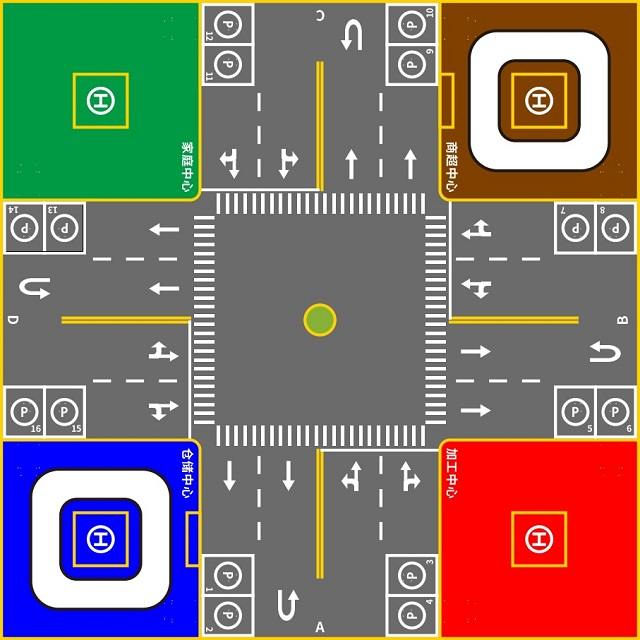
#> input picture aicar/script/map/map.jpg, 640 x 640 px
$ python map_path.py   (Python 2 division)
#> lines starting #> are read from the running program, lines starting #| are printed output that depends on the picture; after the words box and inside, x2 and y2 are one past the last pixel; in counts of white or black regions, pixels touching at a corner belong together
### aicar/script/map/map.py
#!/usr/bin/python
# -*- coding: utf-8 -*-
##############################################################################################
# 文件：map.py
# 作者：Zonesion Xuzhy 20220412
# 说明：制作电子地图，实现图像坐标系与电子地图坐标系转换
# 修改：
# 注释：
##############################################################################################
import cv2 as cv
from copy import deepcopy
import os
import math

dir = os.path.split(os.path.realpath(__file__))[0]

# 定义电子地图尺寸和相关坐标系
'''
    电子地图坐标系

                ^  X
                |
                |
         <------ORIGIN
          Y
'''
MAP_IMAGE   = "map.jpg"                                         # 地图图片文件
MAP_WIDTH   = 6.4                                               # 地图宽度
MAP_HEIGHT  = 6.4                                               # 地图高度

MAP_ROAD_WIDTH = 0.6                                            # 地图道路宽度
MAP_HALF_WIDTH  = MAP_WIDTH/2                                   # 地图一半的宽度
MAP_HALF_HEIGHT = MAP_HEIGHT/2                                  # 地图一半的高度

# 图像坐标系
image = cv.imread(dir+"/"+MAP_IMAGE, cv.IMREAD_COLOR)
#> image is the input picture: shape (640, 640, 3); mean B, G, R 108.3, 114.9, 129.2
IMAGE_WIDTH = image.shape[1]                                    # 图片宽度
#> IMAGE_WIDTH = 640
IMAGE_HEIGHT =  image.shape[0]                                  # 图片高度
#> IMAGE_HEIGHT = 640
ORIGIN = (IMAGE_HEIGHT/2, IMAGE_WIDTH/2)                        # 地图原点在图片中的位置
#> ORIGIN = (320, 320)

# 获取图片的拷贝
def getImage():
    return deepcopy(image)

# 电子地图坐标系转换为图像坐标系
def mapp2img(p):
    img_x = int(ORIGIN[1] - p.y * IMAGE_WIDTH/MAP_WIDTH)
    img_y = int(ORIGIN[0] - p.x * IMAGE_HEIGHT/MAP_HEIGHT)
    if img_x < 0:
        img_x = 0
    if img_x >= IMAGE_WIDTH:
        img_x = IMAGE_WIDTH-1
    if img_y < 0:
        img_y = 0
    if img_y >= IMAGE_HEIGHT:
        img_y = IMAGE_HEIGHT - 1
    return (img_x, img_y)

# 图像坐标系转换为电子地图坐标系
# [20 lines left out: functions imgp2map, drawPath, not called in this run]

# 在电子地图上画路径点
def drawPoint(img, pos, radius=3, color =(255,0,255), thickness=-1, name=""):
    cp = mapp2img(pos)
    cv.circle(img, cp, radius, color, thickness)
    if len(name)>0:
        cv.putText(img, name, (cp[0]-16, cp[1]-4), cv.FONT_HERSHEY_PLAIN , 1, color, thickness=2)

# 在电子地图上画圆
# [48 lines left out: functions drawCircle, drawCar, drawRadarPos, drawUWBPos, not called in this run]

# 单元测试：加载电子地图，鼠标点击地图任意位置在终端打印坐标
# [15 lines that do not run on import are left out]


### aicar/script/map/map_path.py
#!/usr/bin/python
# -*- coding: utf-8 -*-
##############################################################################################
# 文件：map_path.py
# 作者：Zonesion Xuzhy 20220412
# 说明：路径规划算法
# 修改：
# 注释：
##############################################################################################
import cv2 as cv
import random
import math
import copy
import sys
import argparse
import map

# 路径点定义
class Point:
    def __init__(self, x, y, tag="", yaw=0):
        self.x = x
        self.y = y
        self.yaw = yaw
        self.__tag = tag

    def equal(self, p):
        return abs(self.x - p.x)<0.001 and abs(self.y - p.y)<0.001

    def tag(self):
        return self.__tag

# 路径线定义
# path： 路径点数组，
# name:  道路名字
# trafficlight: 是否有交通灯需要识别
# voice：语音播报
class Path:
    def __init__(self, path, name="", trafficlight=False, voice=None, leftp=[], straightp=[], rightp=[]):

        self.path = path
        self.name = name
        self.trafficlight = trafficlight
        self.voice = voice

        self.leftp=leftp
        self.straightp = straightp
        self.rightp = rightp

    # [5 lines left out: function tag, not called in this run]

# 将x，y逆时针旋转angle后的新坐标
def __rotaPoint(p, angle, ro="", rn=""):
    nx = p.x*math.cos(angle) - p.y * math.sin(angle)
    ny = p.x*math.sin(angle) + p.y * math.cos(angle)
    nyaw = p.yaw + angle
    nn = p.tag().replace(ro, rn)
    return Point(nx, ny, nn, nyaw)

# 通过旋转创建镜像的道路：ang: 旋转度数
def __rotaPath(ps, ang, ro="", rn=""):
    nps = []
    for p in ps:
        np = __rotaPoint(p, ang, ro, rn)
        nps.append(np)
    return tuple(nps)

# 通过旋转创建镜像的道路：ang: 旋转度数
def __rotaPaths(pss, ang, ro, rn):
#> called with ang = 1.57, ro = 'S', rn = 'E'
    npss = []
    for ps in pss:
        p = Path(__rotaPath(ps.path, ang, ro,rn), ps.name.replace(ro,rn), ps.trafficlight, ps.voice)
        npss.append(p)
    return tuple(npss)

# 地图中心为（0，0）点方向正北为x轴
# 地图高6.4m，宽6.4m
# 宽与y轴平行，高与x轴平行
MAP_ROAD_WIDTH  = 0.6                                           # 道路宽度
MAP_HALF_WIDTH  = 3.2                                           # 地图一半的宽度
MAP_HALF_HEIGHT = 3.2                                           # 地图一半的高度

PARK_WIDTH  = 0.5                                               # 停车位宽度
PARK_HEIGHT = 0.45                                              # 停车位高度
# 南向停车位位置定义
Park01 = Point(-MAP_HALF_HEIGHT+PARK_HEIGHT+PARK_HEIGHT/2, MAP_ROAD_WIDTH*2-PARK_WIDTH/2, "SP1", -math.pi/2) # 停车位1位置
Park02 = Point(Park01.x-PARK_HEIGHT, Park01.y, "SP2", -math.pi/2) # 停车位2位置
Park03 = Point(Park01.x, -Park01.y, "SP3", math.pi/2)           # 停车位3位置
Park04 = Point(Park02.x, -Park02.y, "SP4", math.pi/2)           # 停车位4位置
# 所有停车位位置定义
Parks = [Park01, Park02, Park03, Park04]
Parks += [__rotaPoint(Park01,math.pi/2, "S", "E"),__rotaPoint(Park02,math.pi/2, "S", "E"),__rotaPoint(Park03,math.pi/2, "S", "E"),__rotaPoint(Park04,math.pi/2, "S", "E")]
Parks += [__rotaPoint(Park01,math.pi, "S", "N"),__rotaPoint(Park02,math.pi, "S", "N"),__rotaPoint(Park03,math.pi, "S", "N"),__rotaPoint(Park04,math.pi, "S", "N")]
Parks += [__rotaPoint(Park01,-math.pi/2, "S", "W"),__rotaPoint(Park02,-math.pi/2, "S", "W"),__rotaPoint(Park03,-math.pi/2, "S", "W"),__rotaPoint(Park04,-math.pi/2, "S", "W")]

# 取送货点位置定义
ROAD_POINT_X0 = Point(-MAP_ROAD_WIDTH*7/2-0.05, MAP_ROAD_WIDTH*4/2+0.15, "SX0",math.pi/2)
ROAD_POINT_X1 = Point(-MAP_ROAD_WIDTH*7/2-0.05, -MAP_ROAD_WIDTH*4/2-0.15, "SX1",-math.pi/2)
FPoints = [ROAD_POINT_X0, ROAD_POINT_X1]
FPoints += [__rotaPoint(ROAD_POINT_X0,math.pi/2, "S", "E"), __rotaPoint(ROAD_POINT_X1,math.pi/2, "S", "E")]
FPoints += [__rotaPoint(ROAD_POINT_X0,math.pi, "S", "N"), __rotaPoint(ROAD_POINT_X1,math.pi, "S", "N")]
FPoints += [__rotaPoint(ROAD_POINT_X0,-math.pi/2, "S", "W"), __rotaPoint(ROAD_POINT_X1,-math.pi/2, "S", "W")]

# 前16个为停车位，后8个为取送货点
Parks = tuple(Parks+FPoints)

# 中心转盘关键点定义
INTERSECTION_01 = Point(-MAP_ROAD_WIDTH*3/4, MAP_ROAD_WIDTH*3/4, "C01")
INTERSECTION_0102 = Point(-MAP_ROAD_WIDTH*4/4, 0, "C0102") #01 02 中间点
INTERSECTION_02 = Point(-MAP_ROAD_WIDTH*3/4, -MAP_ROAD_WIDTH*3/4, "C02")
INTERSECTION_0203 = Point(0, -MAP_ROAD_WIDTH*4/4, "C0203") #02 03 中间点
INTERSECTION_03 = Point(MAP_ROAD_WIDTH*3/4, -MAP_ROAD_WIDTH*3/4, "C03")
INTERSECTION_0304 = Point(MAP_ROAD_WIDTH*4/4, 0, "C0304") #03 04 中间点
INTERSECTION_04 = Point(MAP_ROAD_WIDTH*3/4, MAP_ROAD_WIDTH*3/4, "C04")
INTERSECTION_0401 = Point(0, MAP_ROAD_WIDTH*4/4, "C0401") #04 01 中间点

INTERSECTION_11 = Point(-MAP_ROAD_WIDTH*3/2, MAP_ROAD_WIDTH*3/2, "C11")
INTERSECTION_12 = Point(-MAP_ROAD_WIDTH*3/2, MAP_ROAD_WIDTH*1/2, "C12")
INTERSECTION_13 = Point(-MAP_ROAD_WIDTH*3/2, -MAP_ROAD_WIDTH*1/2, "C13")
INTERSECTION_14 = Point(-MAP_ROAD_WIDTH*3/2, -MAP_ROAD_WIDTH*3/2, "C14")
INTERSECTION_15 = Point(-MAP_ROAD_WIDTH*1/2, -MAP_ROAD_WIDTH*3/2, "C15")
INTERSECTION_16 = Point(MAP_ROAD_WIDTH*1/2, -MAP_ROAD_WIDTH*3/2, "C16")
INTERSECTION_17 = Point(MAP_ROAD_WIDTH*3/2, -MAP_ROAD_WIDTH*3/2, "C17")
INTERSECTION_18 = Point(MAP_ROAD_WIDTH*3/2, -MAP_ROAD_WIDTH*1/2, "C18")
INTERSECTION_19 = Point(MAP_ROAD_WIDTH*3/2, MAP_ROAD_WIDTH*1/2, "C19")
INTERSECTION_1a = Point(MAP_ROAD_WIDTH*3/2, MAP_ROAD_WIDTH*3/2, "C1A")
INTERSECTION_1b = Point(MAP_ROAD_WIDTH*1/2, MAP_ROAD_WIDTH*3/2, "C1B")
INTERSECTION_1c = Point(-MAP_ROAD_WIDTH*1/2, MAP_ROAD_WIDTH*3/2, "C1C")

# 南向关键路径点定义
ROAD_POINT_A1 = Point(-MAP_ROAD_WIDTH*5/2, MAP_ROAD_WIDTH*3/2, "SA1")
ROAD_POINT_A2 = Point(-MAP_ROAD_WIDTH*7/2, MAP_ROAD_WIDTH*3/2, "SA2")
ROAD_POINT_B1 = Point(-MAP_ROAD_WIDTH*5/2, MAP_ROAD_WIDTH*1/2, "SB1")
ROAD_POINT_B2 = Point(-MAP_ROAD_WIDTH*7/2, MAP_ROAD_WIDTH*1/2, "SB2")
ROAD_POINT_B3 = Point(Park01.x, MAP_ROAD_WIDTH*1/2, "SB3")
ROAD_POINT_B4 = Point(Park02.x+0.2, MAP_ROAD_WIDTH*1/2, "SB4")
ROAD_POINT_C3 = Point(Park04.x+0.2, -MAP_ROAD_WIDTH*1/2, "SC3")
ROAD_POINT_C2 = Point(Park03.x, -MAP_ROAD_WIDTH*1/2, "SC2")
ROAD_POINT_C1 = Point(Park03.x+MAP_ROAD_WIDTH/2, -MAP_ROAD_WIDTH*1/2, "SC1")
ROAD_POINT_C0 = Point(-MAP_ROAD_WIDTH*4/2, -MAP_ROAD_WIDTH*1/2, "SC0")             # 红绿灯等待点
ROAD_POINT_D1 = Point(ROAD_POINT_C1.x+MAP_ROAD_WIDTH, -MAP_ROAD_WIDTH*3/2,"SD1")
ROAD_POINT_D0 = Point(-MAP_ROAD_WIDTH*5/2, -MAP_ROAD_WIDTH*3/2, "SD0")             # 红绿灯等待点

# 所有关键路径点
Center = [INTERSECTION_01, INTERSECTION_0102, INTERSECTION_02, INTERSECTION_0203, INTERSECTION_03, INTERSECTION_0304, INTERSECTION_04, INTERSECTION_0401,
          INTERSECTION_11, INTERSECTION_12, INTERSECTION_13, INTERSECTION_14, INTERSECTION_15, INTERSECTION_16, INTERSECTION_17, INTERSECTION_18, INTERSECTION_19, INTERSECTION_1a, INTERSECTION_1b, INTERSECTION_1c]
SRoads = [ROAD_POINT_A1, ROAD_POINT_A2, ROAD_POINT_B1, ROAD_POINT_B2,
         ROAD_POINT_B3, ROAD_POINT_B4, ROAD_POINT_C3, ROAD_POINT_C2,
         ROAD_POINT_C1, ROAD_POINT_C0, ROAD_POINT_D1, ROAD_POINT_D0]
ERoads = [__rotaPoint(p,math.pi/2, "S", "E") for p in SRoads]
NRoads = [__rotaPoint(p,math.pi, "S", "N") for p in SRoads]
WRoads = [__rotaPoint(p,-math.pi/2, "S", "W") for p in SRoads]
Roads = tuple(Center+SRoads+ERoads+NRoads+WRoads)

# 南向道路路径线
south_paths = (
    Path((ROAD_POINT_A1, ROAD_POINT_A2), "SA1->SA2"),
    Path((ROAD_POINT_A1, ROAD_POINT_B2), "SA1->SB2"),
    Path((ROAD_POINT_B1, ROAD_POINT_A2), "SB1->SA2"),
    Path((ROAD_POINT_B1, ROAD_POINT_B2), "SB1->SB2"),
    Path((ROAD_POINT_B2, ROAD_POINT_B3), "SB2->SB3"),
    Path((ROAD_POINT_B3, ROAD_POINT_B4), "SB3->SB4"),
    Path((ROAD_POINT_B4, ROAD_POINT_C3), "SB4->SC3"),
    Path((ROAD_POINT_C3, ROAD_POINT_C2), "SC3->SC2"),
    Path((ROAD_POINT_C2, ROAD_POINT_C1), "SC2->SC1"),
    Path((ROAD_POINT_C1, ROAD_POINT_D1), "SC1->SD1"),
    Path((ROAD_POINT_C1, ROAD_POINT_C0), "SC1->SC0", trafficlight = True),    # 红绿灯,SC0为红绿灯等待点
    Path((ROAD_POINT_D1, ROAD_POINT_D0), "SD1->SD0", trafficlight = False),   # 红绿灯

    # 进入停车位
    Path((ROAD_POINT_A2, Park01), "SA2->SP1"),
    Path((ROAD_POINT_A2, Park02), "SA2->SP2"),
    Path((ROAD_POINT_C2, Park03), "SC2->SP3"),
    Path((ROAD_POINT_C3, Park04), "SC3->SP4"),

    # 离开停车位
    Path((Park01, ROAD_POINT_B3), "SP1->SB3"),
    Path((Park02, ROAD_POINT_B4), "SP2->SB4"),
    Path((Park03, ROAD_POINT_D1), "SP3->SD1"),
    Path((Park04, ROAD_POINT_C3, ROAD_POINT_C2), "SP4->SC3->SC2"),

    # 取送货路线
    Path((ROAD_POINT_A2, ROAD_POINT_X0), "SA2-SX0"),
    Path((ROAD_POINT_X0, ROAD_POINT_A2), "SX0-SA2"),
    Path((ROAD_POINT_X0, ROAD_POINT_B2), "SX0-SB2"),
    Path((ROAD_POINT_C1, ROAD_POINT_X1), "SC1-SX1"),
    Path((ROAD_POINT_X1, ROAD_POINT_C1), "SX1-SC1"),
    Path((ROAD_POINT_X1, Point(ROAD_POINT_X1.x,ROAD_POINT_D1.y), ROAD_POINT_D1), "SX1-SD1"),
)
# 通过南向路径生成其他3个方向路径
east_paths = __rotaPaths(south_paths, math.pi/2, "S", "E")
north_paths = __rotaPaths(south_paths, math.pi, "S", "N")
west_paths = __rotaPaths(south_paths, -math.pi/2, "S", "W")

# 地图所有路径线数据
MAP_PATHS = (
    # 中心转盘路径定义, 中心转盘有4个入口
    Path((INTERSECTION_13, INTERSECTION_02, INTERSECTION_0203), "C13->C02->C0203"),  #1CPATH_13_02  3进不能从02出
    Path((INTERSECTION_16, INTERSECTION_03, INTERSECTION_0304), "C16->C03->C0304"),  #CPATH_16_03   16进不能从03出
    Path((INTERSECTION_19, INTERSECTION_04, INTERSECTION_0401), "C19->C04->C0401"),
    Path((INTERSECTION_1c, INTERSECTION_01, INTERSECTION_0102), "C1c->C01->C0102"),
    # 中心转盘路径定义, 中心转盘有4个出口
    Path((INTERSECTION_0401, INTERSECTION_01, INTERSECTION_12), "C0401->C01->C12"),
    Path((INTERSECTION_0102, INTERSECTION_02, INTERSECTION_15), "C0102->C02->C15"),
    Path((INTERSECTION_0203, INTERSECTION_03, INTERSECTION_18), "C0203->C03->C18"),
    Path((INTERSECTION_0304, INTERSECTION_04, INTERSECTION_1b), "C0304->C04->C1b"),
    # 中心转盘路径
    Path((INTERSECTION_0203, INTERSECTION_03, INTERSECTION_0304), "C0203->C03->C0304"),
    Path((INTERSECTION_0304, INTERSECTION_04, INTERSECTION_0401), "C0304->C04->C0401"),
    Path((INTERSECTION_0401, INTERSECTION_01, INTERSECTION_0102), "C0401->C01->C0102"),
    Path((INTERSECTION_0102, INTERSECTION_02, INTERSECTION_0203), "C0102->C02->C0203"),

    # 南向道路路径 入口
    Path((INTERSECTION_11, ROAD_POINT_A1), "C11->SA1"),
    Path((INTERSECTION_12, ROAD_POINT_B1), "C12->SB1"),
    # 南向道路路径 出口
    Path((ROAD_POINT_C0, INTERSECTION_13), "SC0->C13"),
    Path((ROAD_POINT_D1, ROAD_POINT_D0, INTERSECTION_14), "SD1->SD0->C14", voice=u"前方右转。"),

    # 东向道路路径 入口
    Path((INTERSECTION_14, __rotaPoint(ROAD_POINT_A1, math.pi/2, "S", "E")), "C14->EA1"),
    Path((INTERSECTION_15, __rotaPoint(ROAD_POINT_B1, math.pi/2, "S", "E")), "C15->EB1"),
    # 东向道路路径 出口
    Path((__rotaPoint(ROAD_POINT_C0, math.pi/2, "S", "E"), INTERSECTION_16), "EC0->C16"),
    Path((__rotaPoint(ROAD_POINT_D1, math.pi/2, "S", "E"),__rotaPoint(ROAD_POINT_D0, math.pi/2, "S", "E"), INTERSECTION_17), "ED1->ED0->C17", voice=u"前方右转。"),

    # 北向道路路径 入口
    Path((INTERSECTION_17, __rotaPoint(ROAD_POINT_A1, math.pi, "S", "N")), "C17->NA1"),
    Path((INTERSECTION_18, __rotaPoint(ROAD_POINT_B1, math.pi, "S", "N")), "C18->NB1"),
    # 北向道路路径 出口
    Path((__rotaPoint(ROAD_POINT_C0, math.pi, "S", "N"), INTERSECTION_19), "NC0->C19"),
    Path((__rotaPoint(ROAD_POINT_D1, math.pi, "S", "N"), __rotaPoint(ROAD_POINT_D0, math.pi, "S", "N"), INTERSECTION_1a), "ND1->ND0->C1A", voice=u"前方右转。"),

    # 西向道路路径 入口
    Path((INTERSECTION_1a, __rotaPoint(ROAD_POINT_A1, -math.pi/2, "S", "W")), "C1a->WA1"),
    Path((INTERSECTION_1b, __rotaPoint(ROAD_POINT_B1, -math.pi/2, "S", "W")), "C1b->WB1"),
    # 西向道路路径 出口
    Path((__rotaPoint(ROAD_POINT_C0, -math.pi/2, "S", "W"),INTERSECTION_1c),  "WC0->C1c"),
    Path((__rotaPoint(ROAD_POINT_D1, -math.pi/2, "S", "W"), __rotaPoint(ROAD_POINT_D0,-math.pi/2, "S", "W"), INTERSECTION_11), "WD1->WD0->C11", voice=u"前方右转。"),
) + south_paths + east_paths + north_paths + west_paths

# 深度优先返回第一条找到的路径
# [158 lines left out: functions __getFirstPathByDepth, __getFirstPathBySpan, getFirstPathByDepth, getFirstPathBySpan, linePoint, distence and 4 more, not called in this run]

# 单元测试：加载电子地图，显示路径点、路径线
if __name__ == '__main__':
    parser = argparse.ArgumentParser(" ".join(sys.argv))
    parser.add_argument('-t','--type', default='0')
    parser.add_argument('-s','--start', default='0')
    parser.add_argument('-e','--end', default='1')
    args = parser.parse_args()
    start = int(args.start)
    end = int(args.end)

    def showParks():                                            # 显示所有停车点
        img = map.getImage()
        for p in Parks:
            map.drawPoint(img, p, name=p.tag())
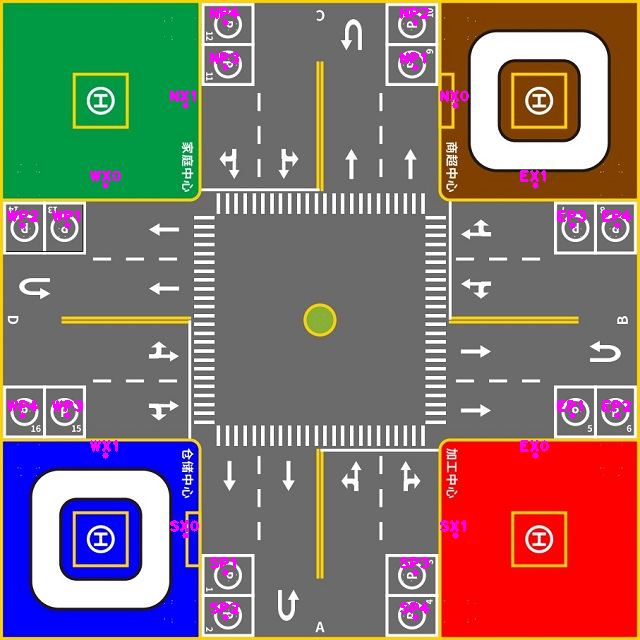
#> img: shape (640, 640, 3); 1.35% of pixels changed, all inside (x1, y1, x2, y2) = (7, 7, 632, 621)
        cv.imshow("map", img)
        cv.waitKey(0)
        cv.destroyWindow("map")

    # [33 lines left out: functions showRoads, showPaths, showPath, showPath2, not called in this run]

    if args.type == "0" :                                       # 显示所有停车点
        showParks()

    if args.type == "1" :                                       # 显示所有路径点
        showRoads()

    if args.type == "2" :                                       # 显示所有路径线
        showPaths()

    if args.type == "3" :                                       # 显示指定路径线
        showPath(Parks[start], Parks[end]);

    if args.type == "4":                                        # 显示曲线化后的指定路径线
        showPath2(Parks[start], Parks[end]);
